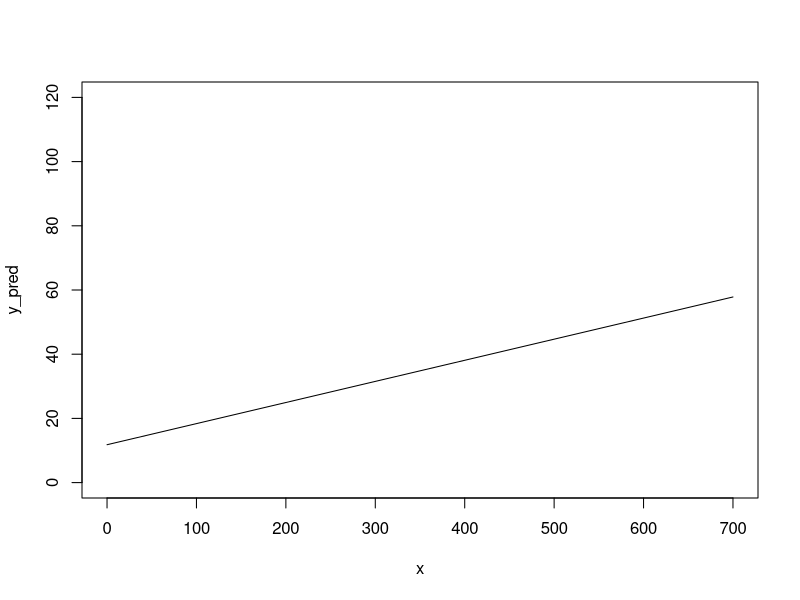

R code for this plot:
# Problema 1
# Les 4 primeres preguntes es troben en el enunciat
# R^2 = 0.1923 R= 0.4385 m=0.06576

sqrt(0.1923)

m <- 0.06576
b <- 11.79755
x <- 647.1

x <- 0:700
y_pred <- m*x+b

plot(x,y_pred, type="l", ylim=c(0,120)) # Para ver
# una grafica para elegir en problema 1 la ultima
# parte

